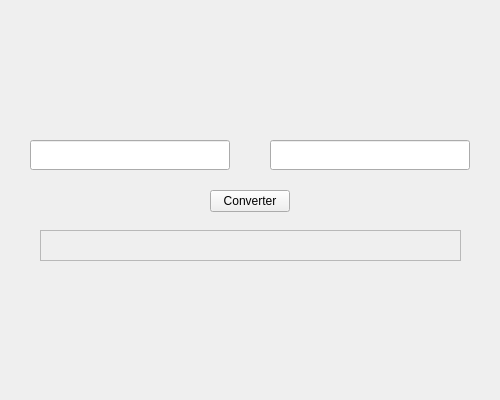
<?xml version="1.0" encoding="UTF-8"?>
<ui version="4.0">
 <class>MainWindow</class>
 <widget class="QMainWindow" name="MainWindow">
  <property name="geometry">
   <rect>
    <x>0</x>
    <y>0</y>
    <width>500</width>
    <height>400</height>
   </rect>
  </property>
  <property name="windowTitle">
   <string>MainWindow</string>
  </property>
  <widget class="QWidget" name="centralWidget">
   <widget class="QPushButton" name="Converter">
    <property name="geometry">
     <rect>
      <x>210</x>
      <y>190</y>
      <width>80</width>
      <height>22</height>
     </rect>
    </property>
    <property name="text">
     <string>Converter</string>
    </property>
   </widget>
   <widget class="QLabel" name="Mensagens">
    <property name="enabled">
     <bool>true</bool>
    </property>
    <property name="geometry">
     <rect>
      <x>40</x>
      <y>230</y>
      <width>421</width>
      <height>31</height>
     </rect>
    </property>
    <property name="frameShape">
     <enum>QFrame::StyledPanel</enum>
    </property>
    <property name="text">
     <string/>
    </property>
    <property name="alignment">
     <set>Qt::AlignCenter</set>
    </property>
   </widget>
   <widget class="QLineEdit" name="entrada">
    <property name="geometry">
     <rect>
      <x>30</x>
      <y>140</y>
      <width>200</width>
      <height>30</height>
     </rect>
    </property>
   </widget>
   <widget class="QLineEdit" name="saida">
    <property name="enabled">
     <bool>true</bool>
    </property>
    <property name="geometry">
     <rect>
      <x>270</x>
      <y>140</y>
      <width>200</width>
      <height>30</height>
     </rect>
    </property>
   </widget>
  </widget>
  <widget class="QMenuBar" name="menuBar">
   <property name="geometry">
    <rect>
     <x>0</x>
     <y>0</y>
     <width>500</width>
     <height>19</height>
    </rect>
   </property>
  </widget>
 </widget>
 <layoutdefault spacing="6" margin="11"/>
 <resources/>
 <connections/>
</ui>
